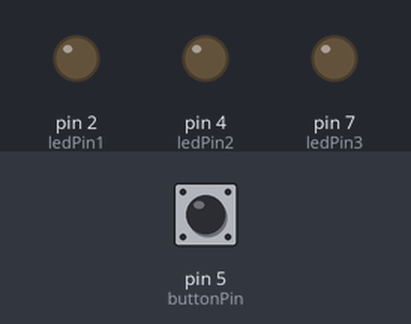
Simulated run of this sketch. Board: Arduino Uno, built with avr-gcc and run on an emulated ATmega328P. Parts: output pins drawn as LEDs (lit = HIGH). The test bench sets the inputs (shaded band); at power-on: pin 5 (buttonPin) LOW.

Above: at 1.2 s.
1.3 s: pin 5 (buttonPin) pulled HIGH for 0.15 s
At 1.7 s:
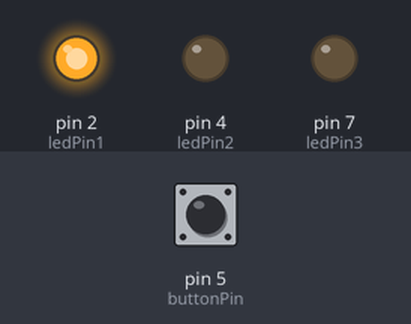
2.9 s: pin 5 (buttonPin) pulled HIGH for 1 s
At 4.1 s:
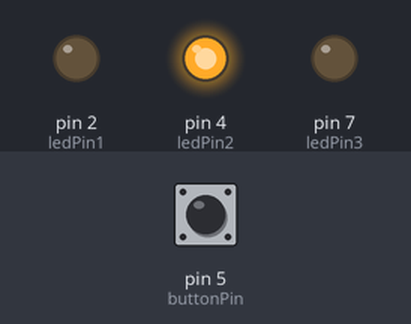
5.4 s: pin 5 (buttonPin) pulled HIGH for 0.15 s
At 6.0 s:
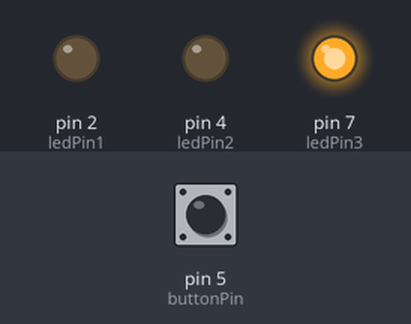
7.0 s: pin 5 (buttonPin) pulled HIGH for 3.2 s
At 8.4 s:
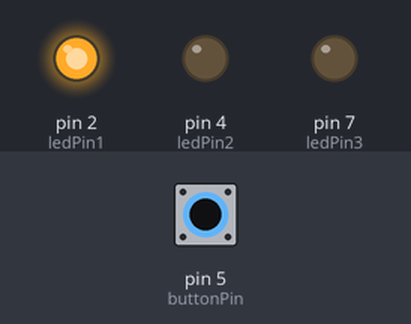
Timing chart, 0 to 10.0 s (numbered marks = the images above; inputs shaded):
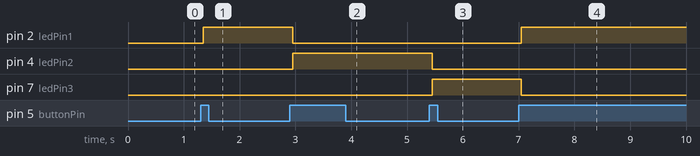

The sketch:

MultiLED.ino
```cpp
// กำหนดขาที่เชื่อมกับ LED
const int ledPin1 = 2;
const int ledPin2 = 4;
const int ledPin3 = 7;

// กำหนดขาที่เชื่อมกับปุ่ม
const int buttonPin = 5;

// ตัวแปรเก็บสถานะปุ่มก่อนหน้า
int previousButtonState = LOW;
// ตัวแปรเก็บจำนวนครั้งที่กดปุ่ม
int buttonPressCount = 0;

void setup() {
  // กำหนดขาที่เชื่อมกับ LED เป็น OUTPUT
  pinMode(ledPin1, OUTPUT);
  pinMode(ledPin2, OUTPUT);
  pinMode(ledPin3, OUTPUT);

  // กำหนดขาที่เชื่อมกับปุ่มเป็น INPUT
  pinMode(buttonPin, INPUT);
}

void loop() {
  // อ่านสถานะปัจจุบันของปุ่ม
  int buttonState = digitalRead(buttonPin);

  // ตรวจสอบว่าปุ่มถูกกด
  if (buttonState == HIGH && previousButtonState == LOW) {
    buttonPressCount++; // เพิ่มจำนวนครั้งที่กดปุ่ม
    delay(50); // รอเพื่อป้องกันการกดซ้ำโดยไม่ต้องการ

    // ตรวจสอบจำนวนครั้งที่กดปุ่มและปล่อยไฟที่พินที่เกี่ยวข้อง
    int remainder = buttonPressCount % 3;
    if (remainder == 1) {
      digitalWrite(ledPin1, HIGH);
      digitalWrite(ledPin2, LOW);
      digitalWrite(ledPin3, LOW);
    } else if (remainder == 2) {
      digitalWrite(ledPin1, LOW);
      digitalWrite(ledPin2, HIGH);
      digitalWrite(ledPin3, LOW);
    } else if (remainder == 0) {
      digitalWrite(ledPin1, LOW);
      digitalWrite(ledPin2, LOW);
      digitalWrite(ledPin3, HIGH);
    }
  }

  // อัปเดตสถานะปุ่มก่อนหน้า
  previousButtonState = buttonState;
}
```

Measured:
- after the input at 1.3 s, pin 2 (ledPin1): LOW → HIGH after 0.05 s
- after the input at 2.9 s, pin 2 (ledPin1): HIGH → LOW after 0.05 s; pin 4 (ledPin2): LOW → HIGH after 0.05 s
- after the input at 5.4 s, pin 4 (ledPin2): HIGH → LOW after 0.05 s; pin 7 (ledPin3): LOW → HIGH after 0.05 s
- after the input at 7.0 s, pin 2 (ledPin1): LOW → HIGH after 0.05 s; pin 7 (ledPin3): HIGH → LOW after 0.05 s
